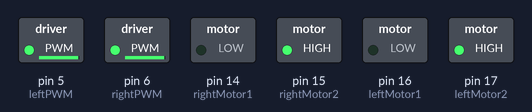
Recording of a sketch running on a simulated Arduino Uno, built with avr-gcc and run on an emulated ATmega328P. On the bench: switched loads named in the sketch (green lamp = pin HIGH).

Above: at 0.1 s.
Timing chart, 0 to 1.6 s (numbered marks = the images above):
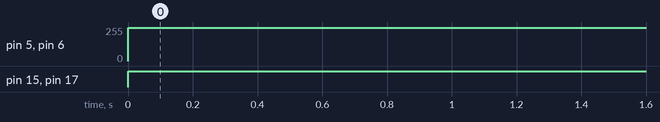

The sketch:

_001_Drive4Wheels.ino
```cpp
int leftMotor1 = 16;
int leftMotor2 = 17;
int rightMotor1 = 14;
int rightMotor2 = 15;

int leftPWM = 5;
int rightPWM = 6;

void setup() {
  // put your setup code here, to run once:
  pinMode(leftMotor1, OUTPUT);
  pinMode(leftMotor2, OUTPUT);
  pinMode(rightMotor1, OUTPUT);
  pinMode(rightMotor2, OUTPUT);
  pinMode(leftPWM, OUTPUT);
  pinMode(rightPWM, OUTPUT);
}

void loop() {
  // put your main code here, to run repeatedly:
  analogWrite(leftPWM, 250);  // Set PWM output, namely, setup speed
  analogWrite(rightPWM, 250);

  digitalWrite(leftMotor1, LOW);
  digitalWrite(leftMotor2, HIGH);
  digitalWrite(rightMotor1, LOW);
  digitalWrite(rightMotor2, HIGH);

}
```

Measured:
- by itself, pin 5 (leftPWM), pin 6 (rightPWM): 0/255 → 250/255 at 0.00 s
- by itself, pin 15 (rightMotor2), pin 17 (leftMotor2): LOW → HIGH at 0.00 s
